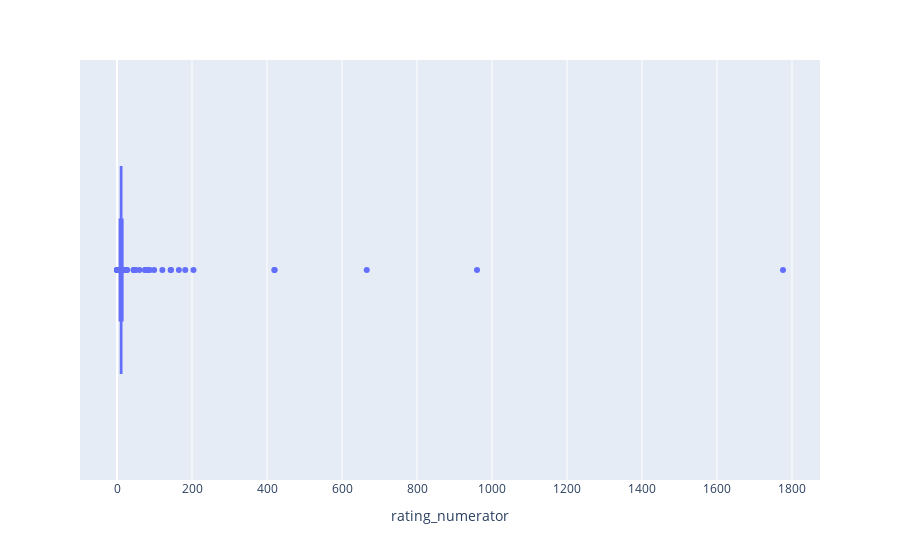

Notebook cell for this chart:
### Code cell
#visualize the distribution of rating_numerator culomn and detecting outliers
numerator_fig = px.box(twitter_archive,'rating_numerator')
numerator_fig

### Figure 1 — Plotly figure (JSON) as saved in the notebook; plotly's stock layout.template omitted (floating-point values rounded to 4 significant figures; data arrays with more than 128 entries replaced by an {"elided": "..."} marker saying what was removed)
{"data": [{"alignmentgroup": "True", "hovertemplate": "rating_numerator=%{x}<extra></extra>", "legendgroup": "", "marker": {"color": "#636efa"}, "name": "", "notched": false, "offsetgroup": "", "orientation": "h", "showlegend": false, "type": "box", "x": {"elided": "2356 int values"}, "x0": " ", "xaxis": "x", "y0": " ", "yaxis": "y"}], "layout": {"boxmode": "group", "legend": {"tracegroupgap": 0}, "margin": {"t": 60}, "xaxis": {"anchor": "y", "domain": [0, 1], "title": {"text": "rating_numerator"}}, "yaxis": {"anchor": "x", "domain": [0, 1]}}}
